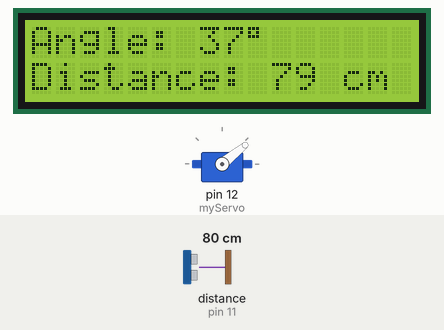
Recording of a sketch running on a simulated Arduino Uno, built with avr-gcc and run on an emulated ATmega328P. Shown: servo, 16×2 character LCD. Wiring (inferred from the names in the program): ultrasonic range finder: trigger pin 10; echo pin 11. The inputs (shaded band) are chosen by the test bench; at power-on: distance to the obstacle (sensor on pin 11) 80 cm. The echo pulse lasts 58.3 µs per cm; what the sketch prints to the serial monitor is not drawn.

Above: at 3.27 s.
3.3 s: distance to the obstacle (sensor on pin 11) set to 250 cm
At 3.5 s:
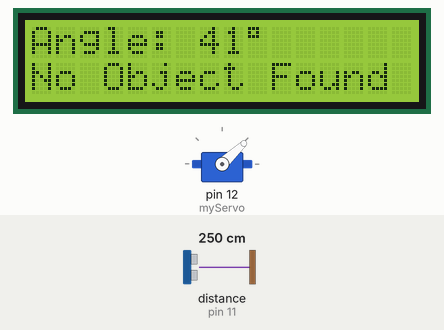
5.1 s: distance to the obstacle (sensor on pin 11) set to 2 cm
6.9 s: distance to the obstacle (sensor on pin 11) set to 299 cm
At 7.03 s:
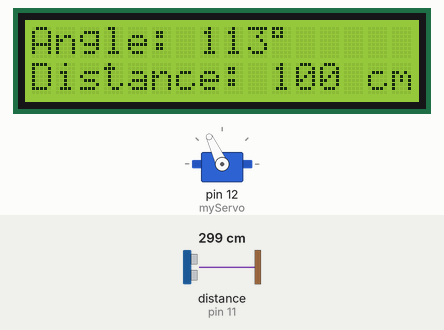
8.9 s: distance to the obstacle (sensor on pin 11) set to 4 cm
At 9.5 s:
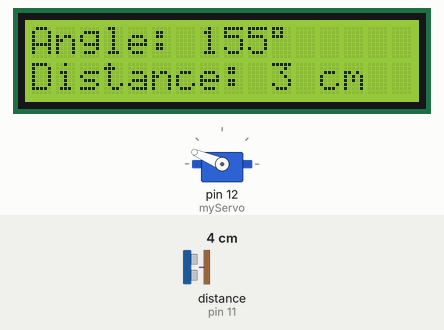
10.6 s: distance to the obstacle (sensor on pin 11) set to 203 cm
At 10.75 s:
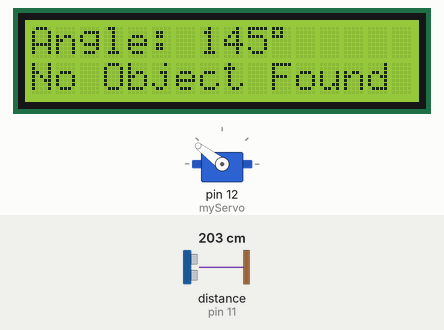
13.6 s: distance to the obstacle (sensor on pin 11) set to 35 cm
At 14.4 s:
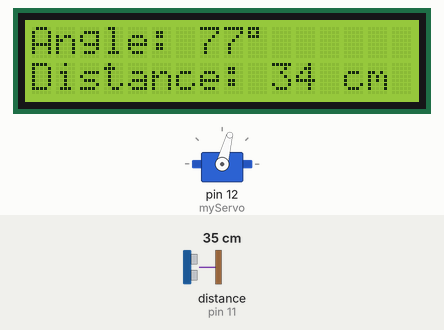
Timing chart, 0 to 17.6 s (numbered marks = the images above; inputs shaded):
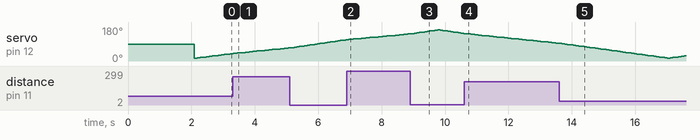

The sketch:

Code_No._12.ino
```cpp
#include <Servo.h>
#include <Wire.h>
#include <LiquidCrystal_I2C.h>

LiquidCrystal_I2C lcd(0x27, 16, 2);
const int trigPin = 10;
const int echoPin = 11;
Servo myServo;

void setup() {
  pinMode(trigPin, OUTPUT);
  pinMode(echoPin, INPUT);
  Serial.begin(9600);
  myServo.attach(12);
  lcd.init();
  lcd.backlight();
  lcd.setCursor(0, 0);
  lcd.print("Radar Starting...");
  delay(2000);
  lcd.clear();
}

void loop() {
  static int angle = 15;
  static int step = 2;

  scan(angle);
  angle += step;
  if (angle >= 165 || angle <= 15) step = -step; // Reverse direction
}

void scan(int angle) {
  myServo.write(angle);
  delay(20); // Minimal delay for servo
  int distance = getAverageDistance(3); // Average 3 readings

  lcd.setCursor(0, 0);
  lcd.print("Angle: ");
  lcd.print(angle);
  lcd.print((char)223);
  lcd.print("  ");

  lcd.setCursor(0, 1);
  if (distance == 0 || distance > 200) {
    lcd.print("No Object Found ");
  } else {
    lcd.print("Distance: ");
    lcd.print(distance);
    lcd.print(" cm   ");
  }

  Serial.print("Angle: ");
  Serial.print(angle);
  Serial.print(" | Distance: ");
  Serial.print(distance);
  Serial.println(" cm");
}

int getAverageDistance(int samples) {
  long total = 0;
  int validReadings = 0;
  for (int i = 0; i < samples; i++) {
    int dist = getDistance();
    if (dist != 0) {
      total += dist;
      validReadings++;
    }
    delay(10);
  }
  return validReadings > 0 ? total / validReadings : 0;
}

int getDistance() {
  digitalWrite(trigPin, LOW);
  delayMicroseconds(2);
  digitalWrite(trigPin, HIGH);
  delayMicroseconds(10);
  digitalWrite(trigPin, LOW);
  long duration = pulseIn(echoPin, HIGH, 50000);
  if (duration == 0) return 0;
  return (duration * 0.0343) / 2;
}
```

Measured:
- after the input at 3.3 s, the display: first differs from a run without the input after 0.15 s (image 1)
- after the input at 8.9 s, the display: first changes at once (image 3 shows a later state)
- after the input at 10.6 s, the display: changes after 0.10 s (image 4)
- after the input at 13.6 s, the display: first changes after 0.09 s (image 5 shows a later state)
